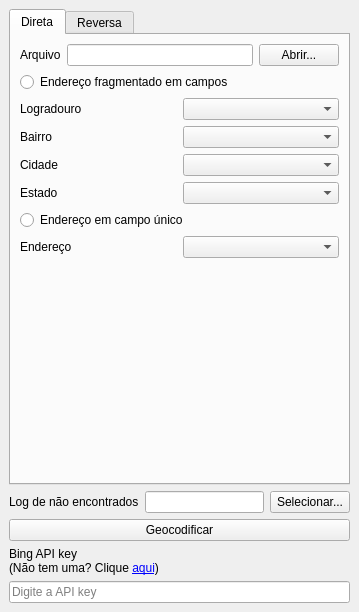
<?xml version="1.0" encoding="UTF-8"?>
<ui version="4.0">
 <class>geocodingWindow</class>
 <widget class="QDockWidget" name="geocodingWindow">
  <property name="geometry">
   <rect>
    <x>0</x>
    <y>0</y>
    <width>359</width>
    <height>612</height>
   </rect>
  </property>
  <property name="sizePolicy">
   <sizepolicy hsizetype="Fixed" vsizetype="Fixed">
    <horstretch>0</horstretch>
    <verstretch>0</verstretch>
   </sizepolicy>
  </property>
  <property name="windowTitle">
   <string>Geocodificação</string>
  </property>
  <widget class="QWidget" name="dockWidgetContents">
   <layout class="QVBoxLayout" name="verticalLayout_2">
    <item>
     <widget class="QTabWidget" name="tabWidget">
      <property name="currentIndex">
       <number>0</number>
      </property>
      <widget class="QWidget" name="tab">
       <attribute name="title">
        <string>Direta</string>
       </attribute>
       <layout class="QVBoxLayout" name="verticalLayout">
        <item>
         <layout class="QHBoxLayout" name="horizontalLayout">
          <item>
           <widget class="QLabel" name="label">
            <property name="sizePolicy">
             <sizepolicy hsizetype="Preferred" vsizetype="Preferred">
              <horstretch>0</horstretch>
              <verstretch>0</verstretch>
             </sizepolicy>
            </property>
            <property name="text">
             <string>Arquivo</string>
            </property>
           </widget>
          </item>
          <item>
           <widget class="QLineEdit" name="fileLineEdit">
            <property name="readOnly">
             <bool>true</bool>
            </property>
           </widget>
          </item>
          <item>
           <widget class="QPushButton" name="openFileButton">
            <property name="text">
             <string>Abrir...</string>
            </property>
           </widget>
          </item>
         </layout>
        </item>
        <item>
         <widget class="QRadioButton" name="endPartesRadio">
          <property name="text">
           <string>Endereço fragmentado em campos</string>
          </property>
         </widget>
        </item>
        <item>
         <layout class="QHBoxLayout" name="horizontalLayout_6">
          <item>
           <widget class="QLabel" name="label_3">
            <property name="text">
             <string>Logradouro</string>
            </property>
           </widget>
          </item>
          <item>
           <widget class="QComboBox" name="ruaComboBox"/>
          </item>
         </layout>
        </item>
        <item>
         <layout class="QHBoxLayout" name="horizontalLayout_5">
          <item>
           <widget class="QLabel" name="label_4">
            <property name="text">
             <string>Bairro</string>
            </property>
           </widget>
          </item>
          <item>
           <widget class="QComboBox" name="bairroComboBox"/>
          </item>
         </layout>
        </item>
        <item>
         <layout class="QHBoxLayout" name="horizontalLayout_4">
          <item>
           <widget class="QLabel" name="label_5">
            <property name="text">
             <string>Cidade</string>
            </property>
           </widget>
          </item>
          <item>
           <widget class="QComboBox" name="cidadeComboBox"/>
          </item>
         </layout>
        </item>
        <item>
         <layout class="QHBoxLayout" name="horizontalLayout_3">
          <item>
           <widget class="QLabel" name="label_6">
            <property name="text">
             <string>Estado</string>
            </property>
           </widget>
          </item>
          <item>
           <widget class="QComboBox" name="estadoComboBox"/>
          </item>
         </layout>
        </item>
        <item>
         <widget class="QRadioButton" name="endUnicoRadio">
          <property name="text">
           <string>Endereço em campo único</string>
          </property>
         </widget>
        </item>
        <item>
         <layout class="QHBoxLayout" name="horizontalLayout_2">
          <item>
           <widget class="QLabel" name="label_7">
            <property name="text">
             <string>Endereço</string>
            </property>
           </widget>
          </item>
          <item>
           <widget class="QComboBox" name="fullEndComboBox"/>
          </item>
         </layout>
        </item>
        <item>
         <spacer name="verticalSpacer_2">
          <property name="orientation">
           <enum>Qt::Vertical</enum>
          </property>
          <property name="sizeHint" stdset="0">
           <size>
            <width>20</width>
            <height>40</height>
           </size>
          </property>
         </spacer>
        </item>
       </layout>
      </widget>
      <widget class="QWidget" name="tab_2">
       <attribute name="title">
        <string>Reversa</string>
       </attribute>
       <layout class="QVBoxLayout" name="verticalLayout_3">
        <item>
         <layout class="QHBoxLayout" name="horizontalLayout_7">
          <item>
           <widget class="QLabel" name="label_8">
            <property name="minimumSize">
             <size>
              <width>129</width>
              <height>0</height>
             </size>
            </property>
            <property name="maximumSize">
             <size>
              <width>129</width>
              <height>16777215</height>
             </size>
            </property>
            <property name="text">
             <string>Camada de pontos</string>
            </property>
           </widget>
          </item>
          <item>
           <widget class="QgsMapLayerComboBox" name="layersCombo"/>
          </item>
         </layout>
        </item>
        <item>
         <layout class="QHBoxLayout" name="horizontalLayout_8">
          <item>
           <widget class="QLabel" name="label_9">
            <property name="minimumSize">
             <size>
              <width>129</width>
              <height>0</height>
             </size>
            </property>
            <property name="maximumSize">
             <size>
              <width>129</width>
              <height>16777215</height>
             </size>
            </property>
            <property name="text">
             <string>Novo atributo de endereço</string>
            </property>
           </widget>
          </item>
          <item>
           <widget class="QLineEdit" name="lineEdit_2"/>
          </item>
         </layout>
        </item>
        <item>
         <spacer name="verticalSpacer">
          <property name="orientation">
           <enum>Qt::Vertical</enum>
          </property>
          <property name="sizeHint" stdset="0">
           <size>
            <width>20</width>
            <height>40</height>
           </size>
          </property>
         </spacer>
        </item>
       </layout>
      </widget>
     </widget>
    </item>
    <item>
     <layout class="QHBoxLayout" name="horizontalLayout_9">
      <item>
       <widget class="QLabel" name="label_10">
        <property name="text">
         <string>Log de não encontrados</string>
        </property>
       </widget>
      </item>
      <item>
       <widget class="QLineEdit" name="notfoundLineEdit">
        <property name="readOnly">
         <bool>true</bool>
        </property>
       </widget>
      </item>
      <item>
       <widget class="QPushButton" name="notfoundButton">
        <property name="text">
         <string>Selecionar...</string>
        </property>
       </widget>
      </item>
     </layout>
    </item>
    <item>
     <widget class="QPushButton" name="doGeocodeButton">
      <property name="text">
       <string>Geocodificar</string>
      </property>
     </widget>
    </item>
    <item>
     <widget class="QLabel" name="label_2">
      <property name="text">
       <string>&lt;html&gt;&lt;head/&gt;&lt;body&gt;&lt;p&gt;Bing API key&lt;br/&gt;(Não tem uma? Clique &lt;a href=&quot;https://www.bingmapsportal.com&quot;&gt;&lt;span style=&quot; text-decoration: underline; color:#0000ff;&quot;&gt;aqui&lt;/span&gt;&lt;/a&gt;)&lt;/p&gt;&lt;/body&gt;&lt;/html&gt;</string>
      </property>
      <property name="textFormat">
       <enum>Qt::RichText</enum>
      </property>
      <property name="openExternalLinks">
       <bool>true</bool>
      </property>
      <property name="textInteractionFlags">
       <set>Qt::TextBrowserInteraction</set>
      </property>
     </widget>
    </item>
    <item>
     <widget class="QLineEdit" name="lineEdit">
      <property name="placeholderText">
       <string>Digite a API key</string>
      </property>
     </widget>
    </item>
   </layout>
  </widget>
 </widget>
 <customwidgets>
  <customwidget>
   <class>QgsMapLayerComboBox</class>
   <extends>QComboBox</extends>
   <header>qgsmaplayercombobox.h</header>
  </customwidget>
 </customwidgets>
 <resources/>
 <connections/>
</ui>
